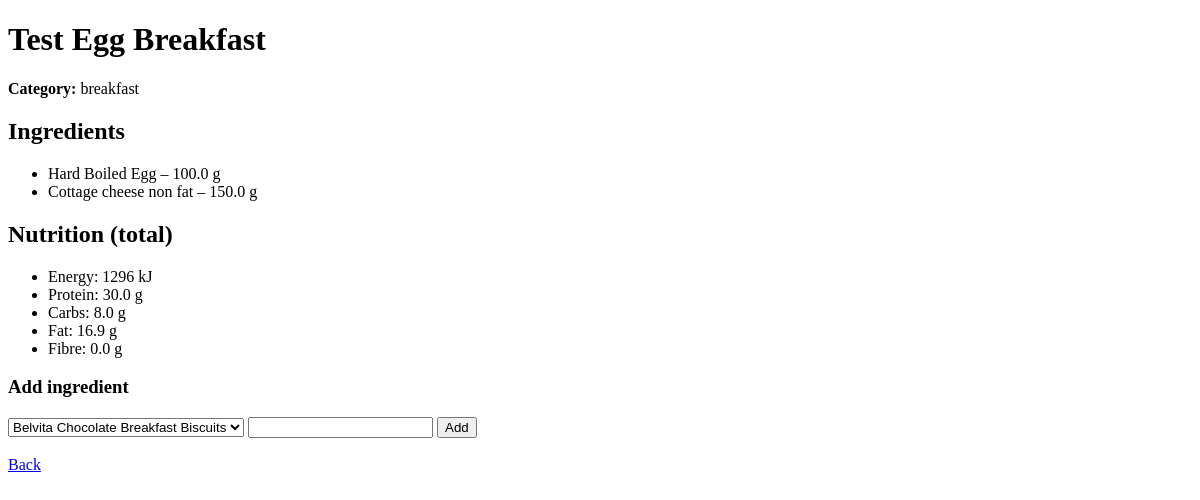
/recipes/1, run on an earlier commit of the app's database.
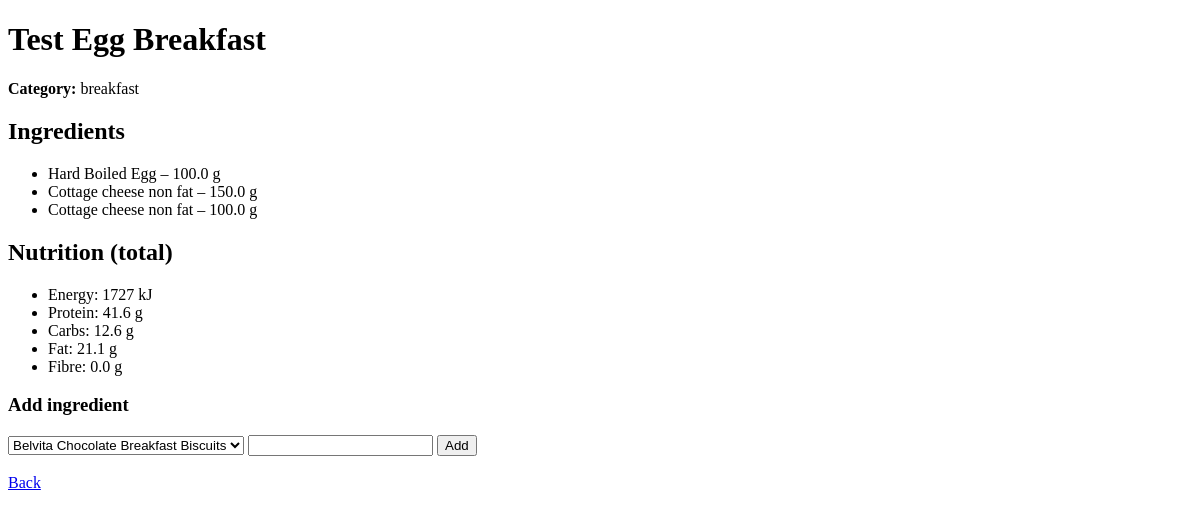
And on a later commit of the database.
### tables this page shows
CREATE TABLE recipe_ingredients (
            id INTEGER PRIMARY KEY AUTOINCREMENT,
            recipe_id INTEGER NOT NULL,
            ingredient_name TEXT NOT NULL,
            portion_g REAL NOT NULL,
            FOREIGN KEY (recipe_id) REFERENCES recipes(id)
        );

### app/routes/recipes.py (the view)
@router.get("/{recipe_id}")
def recipe_detail(request: Request, recipe_id: int):
    recipe = load_recipe(recipe_id)
    ingredients = get_all_ingredient_names()
    nutrients = recalculate_nutrients(recipe)
    return templates.TemplateResponse(
        "recipe_detail.html",
        {
            "request": request,
            "recipe": recipe,
            "ingredients": ingredients,
            "nutrients": nutrients,
        },
    )

### app/templates/recipe_detail.html (shortened to what this page needs)
<!DOCTYPE html>
<html>
  <head>
  </head>
  <body>
    <h1>{{ recipe.name }}</h1>
    <p><strong>Category:</strong> {{ recipe.category }}</p>
    <h2>Ingredients</h2>
    <ul>
      {% for i in recipe.ingredients %}
      <li>{{ i.name }} – {{ i.portion_g }} g</li>
      {% endfor %}
    </ul>
    <h2>Nutrition (total)</h2>
    <ul>
      <li>Energy: {{ nutrients.energy_kj | round(0) }} kJ</li>
      <li>Protein: {{ nutrients.protein_g | round(1) }} g</li>
      <li>Carbs: {{ nutrients.carbs_g | round(1) }} g</li>
      <li>Fat: {{ nutrients.fat_g | round(1) }} g</li>
      <li>Fibre: {{ nutrients.fibre_g | round(1) }} g</li>
    </ul>
    <h3>Add ingredient</h3>
    <form method="post">
      <select name="ingredient_name" required>
        {% for name in ingredients %}
        <option value="{{ name }}">{{ name }}</option>
        {% endfor %}
      </select>
      <input name="portion_g" type="number" step="1" required />
      <button type="submit">Add</button>
    </form>
    <br />
    <a href="/recipes">Back</a>
  </body>
</html>

What changed in the data, as far as the page shows it:
added recipe_ingredients: name "Cottage cheese non fat", portion_g "100.0"
Also different on the page:
{{ nutrients.energy_kj | round(0) }}: "1296" → "1727"
{{ nutrients.protein_g | round(1) }}: "30.0" → "41.6"
{{ nutrients.carbs_g | round(1) }}: "8.0" → "12.6"
{{ nutrients.fat_g | round(1) }}: "16.9" → "21.1"
